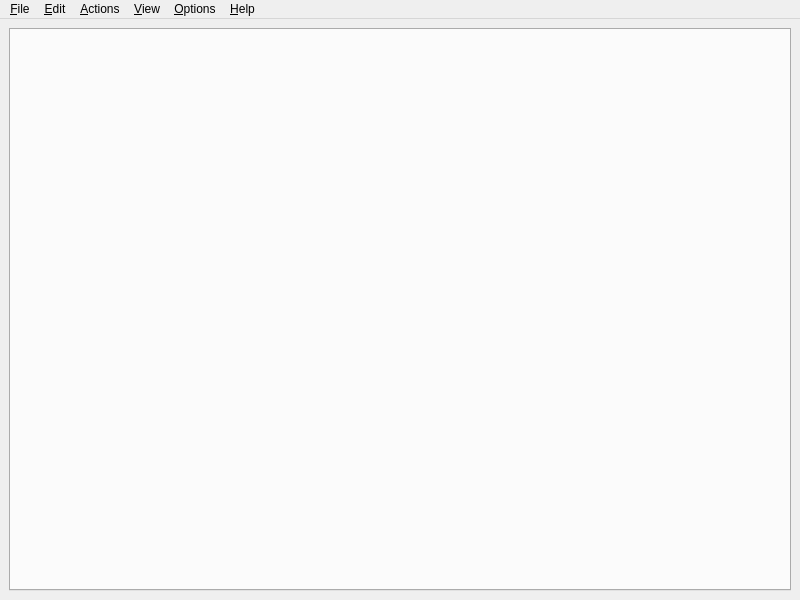
<?xml version="1.0" encoding="UTF-8"?>
<ui version="4.0">
 <class>AppWindow</class>
 <widget class="QMainWindow" name="AppWindow">
  <property name="geometry">
   <rect>
    <x>0</x>
    <y>0</y>
    <width>800</width>
    <height>600</height>
   </rect>
  </property>
  <property name="windowTitle">
   <string>CP Editor: An editor specially designed for competitive programming</string>
  </property>
  <widget class="QWidget" name="centralwidget">
   <layout class="QHBoxLayout" name="horizontalLayout">
    <item>
     <widget class="QTabWidget" name="tabWidget">
      <property name="tabShape">
       <enum>QTabWidget::Triangular</enum>
      </property>
      <property name="elideMode">
       <enum>Qt::ElideNone</enum>
      </property>
      <property name="documentMode">
       <bool>false</bool>
      </property>
      <property name="tabsClosable">
       <bool>true</bool>
      </property>
      <property name="movable">
       <bool>true</bool>
      </property>
      <property name="tabBarAutoHide">
       <bool>false</bool>
      </property>
     </widget>
    </item>
   </layout>
  </widget>
  <widget class="QMenuBar" name="menubar">
   <property name="geometry">
    <rect>
     <x>0</x>
     <y>0</y>
     <width>800</width>
     <height>17</height>
    </rect>
   </property>
   <widget class="QMenu" name="menuFile">
    <property name="title">
     <string>&amp;File</string>
    </property>
    <addaction name="actionNew_Tab"/>
    <addaction name="actionOpen"/>
    <addaction name="actionOpenContest"/>
    <addaction name="separator"/>
    <addaction name="actionSave"/>
    <addaction name="actionSave_As"/>
    <addaction name="actionSave_All"/>
    <addaction name="separator"/>
    <addaction name="actionClose_Current"/>
    <addaction name="actionClose_Saved"/>
    <addaction name="actionClose_All"/>
    <addaction name="actionQuit"/>
   </widget>
   <widget class="QMenu" name="menuEdit">
    <property name="title">
     <string>&amp;Edit</string>
    </property>
    <addaction name="action_indent"/>
    <addaction name="action_unindent"/>
    <addaction name="separator"/>
    <addaction name="action_swap_line_up"/>
    <addaction name="action_swap_line_down"/>
    <addaction name="action_duplicate_line"/>
    <addaction name="action_delete_line"/>
    <addaction name="separator"/>
    <addaction name="action_toggle_comment"/>
    <addaction name="action_toggle_block_comment"/>
    <addaction name="separator"/>
    <addaction name="action_find_replace"/>
   </widget>
   <widget class="QMenu" name="menuActions">
    <property name="title">
     <string>&amp;Actions</string>
    </property>
    <addaction name="actionCompile"/>
    <addaction name="actionCompile_Run"/>
    <addaction name="actionRun"/>
    <addaction name="actionRun_Detached"/>
    <addaction name="actionKill_Processes"/>
    <addaction name="separator"/>
    <addaction name="actionFormat_code"/>
    <addaction name="actionUse_Snippets"/>
   </widget>
   <widget class="QMenu" name="menuView">
    <property name="title">
     <string>&amp;View</string>
    </property>
    <addaction name="actionEditor_Mode"/>
    <addaction name="actionIO_Mode"/>
    <addaction name="actionSplit_Mode"/>
   </widget>
   <widget class="QMenu" name="menuOptions">
    <property name="title">
     <string>&amp;Options</string>
    </property>
    <addaction name="actionSettings"/>
    <addaction name="separator"/>
    <addaction name="actionRestore_Settings"/>
    <addaction name="separator"/>
    <addaction name="actionShow_Logs"/>
    <addaction name="actionClear_Logs"/>
   </widget>
   <widget class="QMenu" name="menuHelp">
    <property name="title">
     <string>&amp;Help</string>
    </property>
    <addaction name="actionManual"/>
    <addaction name="actionAbout"/>
    <addaction name="actionAboutQt"/>
    <addaction name="actionBuildInfo"/>
    <addaction name="actionCheck_for_updates"/>
    <addaction name="actionSupport_me"/>
   </widget>
   <addaction name="menuFile"/>
   <addaction name="menuEdit"/>
   <addaction name="menuActions"/>
   <addaction name="menuView"/>
   <addaction name="menuOptions"/>
   <addaction name="menuHelp"/>
  </widget>
  <action name="actionNew_Tab">
   <property name="text">
    <string>New Tab</string>
   </property>
   <property name="toolTip">
    <string>Opens a new Tab in the Editor</string>
   </property>
   <property name="shortcut">
    <string>Ctrl+N</string>
   </property>
  </action>
  <action name="actionSave">
   <property name="text">
    <string>Save</string>
   </property>
   <property name="toolTip">
    <string>Saves the file to disk</string>
   </property>
   <property name="shortcut">
    <string>Ctrl+S</string>
   </property>
  </action>
  <action name="actionSave_As">
   <property name="text">
    <string>Save As...</string>
   </property>
   <property name="toolTip">
    <string>Save as new file</string>
   </property>
   <property name="shortcut">
    <string>Ctrl+Shift+S</string>
   </property>
  </action>
  <action name="actionSave_All">
   <property name="text">
    <string>Save All</string>
   </property>
   <property name="toolTip">
    <string>Save all opened files</string>
   </property>
   <property name="shortcut">
    <string>Ctrl+Alt+Shift+S</string>
   </property>
  </action>
  <action name="actionClose_Current">
   <property name="text">
    <string>Close Current</string>
   </property>
   <property name="toolTip">
    <string>Close current tab</string>
   </property>
   <property name="shortcut">
    <string>Ctrl+W</string>
   </property>
  </action>
  <action name="actionClose_Saved">
   <property name="text">
    <string>Close Saved</string>
   </property>
   <property name="toolTip">
    <string>Close saved tabs</string>
   </property>
   <property name="shortcut">
    <string>Ctrl+Alt+W</string>
   </property>
  </action>
  <action name="actionClose_All">
   <property name="text">
    <string>Close All</string>
   </property>
   <property name="toolTip">
    <string>Close All the tabs</string>
   </property>
   <property name="shortcut">
    <string>Ctrl+Shift+W</string>
   </property>
  </action>
  <action name="actionQuit">
   <property name="text">
    <string>Quit</string>
   </property>
   <property name="toolTip">
    <string>Quit the application</string>
   </property>
   <property name="shortcut">
    <string>Ctrl+Q</string>
   </property>
  </action>
  <action name="actionOpen">
   <property name="text">
    <string>Open File...</string>
   </property>
   <property name="toolTip">
    <string>Open files</string>
   </property>
   <property name="shortcut">
    <string>Ctrl+O</string>
   </property>
  </action>
  <action name="actionOpenContest">
   <property name="text">
    <string>Open Contest...</string>
   </property>
   <property name="toolTip">
    <string>Open a Contest</string>
   </property>
   <property name="shortcut">
    <string>Ctrl+Shift+O</string>
   </property>
  </action>
  <action name="action_indent">
   <property name="text">
    <string>Indent</string>
   </property>
   <property name="shortcut">
    <string>Ctrl+]</string>
   </property>
  </action>
  <action name="action_unindent">
   <property name="text">
    <string>Unindent</string>
   </property>
   <property name="shortcut">
    <string>Ctrl+[</string>
   </property>
  </action>
  <action name="action_swap_line_up">
   <property name="text">
    <string>Swap Line Up</string>
   </property>
   <property name="shortcut">
    <string>Ctrl+Shift+Up</string>
   </property>
  </action>
  <action name="action_swap_line_down">
   <property name="text">
    <string>Swap Line Down</string>
   </property>
   <property name="shortcut">
    <string>Ctrl+Shift+Down</string>
   </property>
  </action>
  <action name="action_duplicate_line">
   <property name="text">
    <string>Duplicate Line</string>
   </property>
   <property name="shortcut">
    <string>Ctrl+Shift+D</string>
   </property>
  </action>
  <action name="action_delete_line">
   <property name="text">
    <string>Delete Line</string>
   </property>
   <property name="shortcut">
    <string>Ctrl+Shift+K</string>
   </property>
  </action>
  <action name="action_toggle_comment">
   <property name="text">
    <string>Toggle Comment</string>
   </property>
   <property name="shortcut">
    <string>Ctrl+/</string>
   </property>
  </action>
  <action name="action_toggle_block_comment">
   <property name="text">
    <string>Toggle Block Comment</string>
   </property>
   <property name="shortcut">
    <string>Ctrl+Shift+/</string>
   </property>
  </action>
  <action name="actionCompile">
   <property name="text">
    <string>Compile</string>
   </property>
   <property name="shortcut">
    <string>Ctrl+Shift+C</string>
   </property>
  </action>
  <action name="actionCompile_Run">
   <property name="text">
    <string>Compile and Run</string>
   </property>
   <property name="shortcut">
    <string>Ctrl+Shift+R</string>
   </property>
  </action>
  <action name="actionRun">
   <property name="text">
    <string>Run</string>
   </property>
   <property name="shortcut">
    <string>Ctrl+R</string>
   </property>
  </action>
  <action name="actionFormat_code">
   <property name="text">
    <string>Format code</string>
   </property>
   <property name="shortcut">
    <string>Ctrl+Alt+L</string>
   </property>
  </action>
  <action name="actionRun_Detached">
   <property name="text">
    <string>Run Detached</string>
   </property>
   <property name="shortcut">
    <string>Ctrl+Alt+D</string>
   </property>
  </action>
  <action name="actionKill_Processes">
   <property name="text">
    <string>Kill Processes</string>
   </property>
   <property name="shortcut">
    <string>Ctrl+K</string>
   </property>
  </action>
  <action name="action_find_replace">
   <property name="text">
    <string>Find and Replace...</string>
   </property>
   <property name="shortcut">
    <string>Ctrl+F</string>
   </property>
  </action>
  <action name="actionUse_Snippets">
   <property name="text">
    <string>Use Snippet...</string>
   </property>
   <property name="shortcut">
    <string>Ctrl+T</string>
   </property>
  </action>
  <action name="actionSettings">
   <property name="text">
    <string>Preferences</string>
   </property>
   <property name="shortcut">
    <string>Ctrl+P</string>
   </property>
  </action>
  <action name="actionRestore_Settings">
   <property name="text">
    <string>Reset Preferences</string>
   </property>
  </action>
  <action name="actionManual">
   <property name="text">
    <string>Manual</string>
   </property>
  </action>
  <action name="actionAbout">
   <property name="text">
    <string>About</string>
   </property>
  </action>
  <action name="actionAboutQt">
   <property name="text">
    <string>About Qt</string>
   </property>
  </action>
  <action name="actionBuildInfo">
   <property name="text">
    <string>Build Info</string>
   </property>
  </action>
  <action name="actionCheck_for_updates">
   <property name="text">
    <string>Check for updates</string>
   </property>
  </action>
  <action name="actionSupport_me">
   <property name="text">
    <string>Support me</string>
   </property>
  </action>
  <action name="actionEditor_Mode">
   <property name="checkable">
    <bool>true</bool>
   </property>
   <property name="text">
    <string>Editor Mode</string>
   </property>
  </action>
  <action name="actionIO_Mode">
   <property name="checkable">
    <bool>true</bool>
   </property>
   <property name="text">
    <string>IO Mode</string>
   </property>
  </action>
  <action name="actionSplit_Mode">
   <property name="checkable">
    <bool>true</bool>
   </property>
   <property name="text">
    <string>Split Mode</string>
   </property>
  </action>
  <action name="actionShow_Logs">
   <property name="text">
    <string>Show Log Files</string>
   </property>
  </action>
  <action name="actionClear_Logs">
   <property name="text">
    <string>Delete Log Files</string>
   </property>
  </action>
 </widget>
 <resources/>
 <connections/>
</ui>
